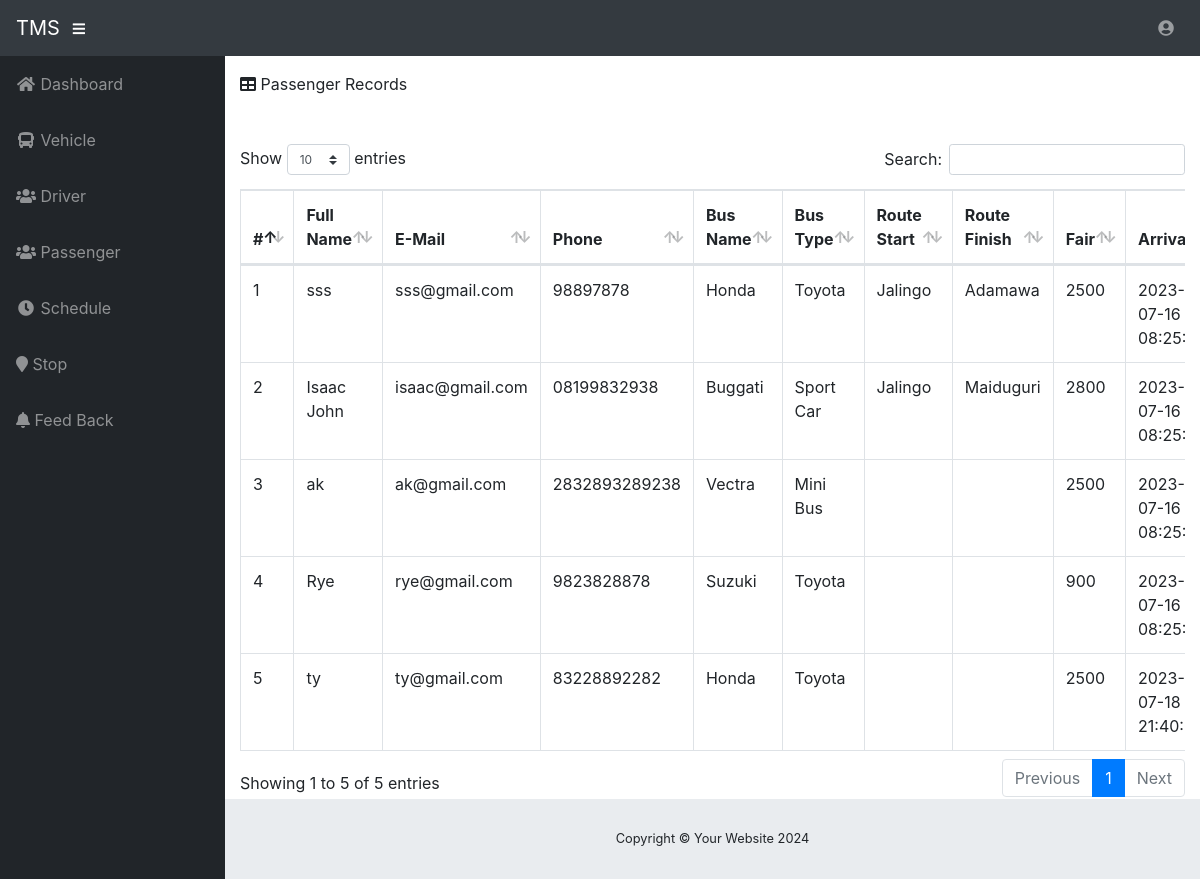
/admin/passenger.php (signed in), run on the app's committed database.
### tables this page shows
CREATE TABLE `booking` (
  `id` int(11) NOT NULL,
  `full_name` varchar(100) NOT NULL,
  `email` varchar(100) NOT NULL,
  `phone` varchar(100) NOT NULL,
  `bus_name` varchar(100) NOT NULL,
  `bus_type` varchar(100) NOT NULL,
  `route_start` varchar(100) NOT NULL,
  `route_finish` varchar(100) NOT NULL,
  `fair` float NOT NULL,
  `arrival` timestamp NOT NULL DEFAULT current_timestamp(),
  `departure` datetime NOT NULL,
  `location` varchar(100) NOT NULL,
  `paymentstatus` varchar(100) NOT NULL,
  `bookingstatus` varchar(100) NOT NULL
);

### admin/passenger.php (the view, shortened to what this page needs)
<?php
include 'connection.php';
include 'topnav.php';
?>
<div>
    <i class="fas fa-table"></i> Passenger Records
</div>
<br></br>
<div class="table-responsive">
    <table class="table table-bordered" id="dataTable" width="100%" cellspacing="0">
        <thead>
            <tr>
                <th>#</th>
                <th>Full Name</th>
                <th>E-Mail</th>
                <th>Phone</th>
                <th>Bus Name</th>
                <th>Bus Type</th>
                <th>Route Start</th>
                <th>Route Finish</th>
                <th>Fair</th>
                <th>Arrival</th>
            </tr>
        </thead>
        <tbody>
            <?php
            $sql = "SELECT * FROM booking";
            $query = mysqli_query($db, $sql);
            $sn = 1;
            if(mysqli_num_rows($query)) {
                while($row = mysqli_fetch_assoc($query)) {
                    ?>
                    <tr>
                        <td><?php echo $sn++;?></td>
                        <td><?php echo $row['full_name'];?></td>
                        <td><?php echo $row['email'];?></td>
                        <td><?php echo $row['phone'];?></td>
                        <td><?php echo $row['bus_name'];?></td>
                        <td><?php echo $row['bus_type'];?></td>
                        <td><?php echo $row['route_start'];?></td>
                        <td><?php echo $row['route_finish'];?></td>
                        <td><?php echo $row['fair'];?></td>
                        <td><?php echo $row['arrival'];?></td>
                    </tr>
                    <?php
                }
            }
            else {
                ?>
                <tr>
                    <td colspan="13"><p class="text-danger">Passenger not available!</p> </td>
                </tr>
                <?php
            }
            ?>
        </tbody>
    </table>
</div>
<?php include 'footer.php';?>

### admin/topnav.php (shortened to what this page needs)
<!DOCTYPE html>
<html lang="en">
  <head>
    <link href="vendor/bootstrap/css/bootstrap.min.css" rel="stylesheet">
    <link href="vendor/fontawesome-free/css/all.min.css" rel="stylesheet" type="text/css">
    <link href="vendor/datatables/dataTables.bootstrap4.css" rel="stylesheet">
    <link href="css/sb-admin.css" rel="stylesheet">
  </head>
  <body id="page-top">
    <nav class="navbar navbar-expand navbar-dark bg-dark static-top">
      <a class="navbar-brand mr-1" href="index.php">TMS</a>
      <button class="btn btn-link btn-sm text-white order-1 order-sm-0" id="sidebarToggle" href="#">
        <i class="fas fa-bars"></i>
      </button>
      <ul class="navbar-nav ml-auto ml-md-0">
        <li class="nav-item dropdown no-arrow">
          <a class="nav-link dropdown-toggle" href="#" id="userDropdown" role="button" data-toggle="dropdown" aria-haspopup="true" aria-expanded="false">
            <i class="fas fa-user-circle fa-fw"></i>
          </a>
        </li>
      </ul>
    </nav>
    <?php include 'sidebar.php' ; ?>

### admin/sidebar.php (shortened to what this page needs)
<div id="wrapper">
  <ul class="sidebar navbar-nav">
    <li class="nav-item">
      <a class="nav-link" href="index.php">
        <i class="fas fa-fw fa-home"></i>
        <span>Dashboard</span>
      </a>
    </li>
    <li class="nav-item">
      <a class="nav-link" href="Bus.php">
        <i class="fas fa-fw fa-bus"></i>
        <span>Vehicle</span></a>
    </li>
    <li class="nav-item">
      <a class="nav-link" href="driver.php">
        <i class="fas fa-fw fa-users    "></i>
        <span>Driver</span></a>
    </li>
    <li class="nav-item">
      <a class="nav-link" href="passenger.php">
        <i class="fas fa-fw fa-users    "></i>
        <span>Passenger</span></a>
    </li>
    <li class="nav-item">
      <a class="nav-link" href="schedule.php">
        <i class="fas fa-fw fa-clock  "></i>
        <span>Schedule</span></a>
      </li>
      <li class="nav-item">
        <a class="nav-link" href="stop.php">
        <i class="fas fa fa-map-marker"></i>
        <span>Stop</span></a>
      </li>
      <li class="nav-item">
        <a class="nav-link" href="feedback.php">
        <i class="fas fa fas fa-bell"></i>
        <span>Feed Back</span></a>
      </li>
  </ul>
  <div id="content-wrapper">
    <div class="container-fluid">

### admin/footer.php (shortened to what this page needs)
        </div>
        <footer class="sticky-footer">
          <div class="container my-auto">
            <div class="copyright text-center my-auto">
              <span>Copyright © Your Website <?php echo date('Y');?></span>
            </div>
          </div>
        </footer>
        </div>
      </div>
    </body>
</html>

### admin/css/sb-admin.css (style rules this page uses)
html { position: relative; min-height: 100%; }
body { height: 100%; }
#wrapper { display: -webkit-box; display: -ms-flexbox; display: flex; }
#wrapper #content-wrapper { overflow-x: hidden; width: 100%; padding-top: 1rem; padding-bottom: 80px; }
.navbar-nav .nav-item.dropdown .dropdown-toggle::after { width: 1rem; text-align: center; float: right; vertical-align: 0; border: 0; font-weight: 900; content: '\f105'; font-family: 'Font Awesome 5 Free'; }
.navbar-nav .nav-item.dropdown.no-arrow .dropdown-toggle::after { display: none; }
.sidebar { width: 90px !important; background-color: #212529; min-height: calc(100vh - 56px); }
.sidebar .nav-item:last-child { margin-bottom: 1rem; }
.sidebar .nav-item .nav-link { text-align: center; padding: 0.75rem 1rem; width: 90px; }
.sidebar .nav-item .nav-link span { font-size: 0.65rem; display: block; }
.sidebar .nav-item .nav-link { color: rgba(255, 255, 255, 0.5); }
@media (min-width: 768px) { .sidebar { width: 225px !important; } }
@media (min-width: 768px) { .sidebar .nav-item .nav-link { display: block; width: 100%; text-align: left; padding: 1rem; width: 225px; } }
@media (min-width: 768px) { .sidebar .nav-item .nav-link span { font-size: 1rem; display: inline; } }
:root { --input-padding-x: 0.75rem; --input-padding-y: 0.75rem; }
footer.sticky-footer { display: -webkit-box; display: -ms-flexbox; display: flex; position: absolute; right: 0; bottom: 0; width: calc(100% - 90px); height: 80px; background-color: #e9ecef; }
footer.sticky-footer .copyright { line-height: 1; font-size: 0.8rem; }
@media (min-width: 768px) { footer.sticky-footer { width: calc(100% - 225px); } }

### data on the page
booking: full_name "sss", email "sss@gmail.com", phone "98897878", bus_name "Honda", bus_type "Toyota", route_start "Jalingo", route_finish "Adamawa", fair "2500", arrival "2023-07-16…"
booking: full_name "Isaac John", email "isaac@gmail.com", phone "08199832938", bus_name "Buggati", bus_type "Sport Car", route_start "Jalingo", route_finish "Maiduguri", fair "2800", arrival "2023-07-16…"
booking: full_name "ak", email "ak@gmail.com", phone "2832893289238", bus_name "Vectra", bus_type "Mini Bus", fair "2500", arrival "2023-07-16…"
booking: full_name "Rye", email "rye@gmail.com", phone "9823828878", bus_name "Suzuki", bus_type "Toyota", fair "900", arrival "2023-07-16…"
booking: full_name "ty", email "ty@gmail.com", phone "83228892282", bus_name "Honda", bus_type "Toyota", fair "2500", arrival "2023-07-18…"
